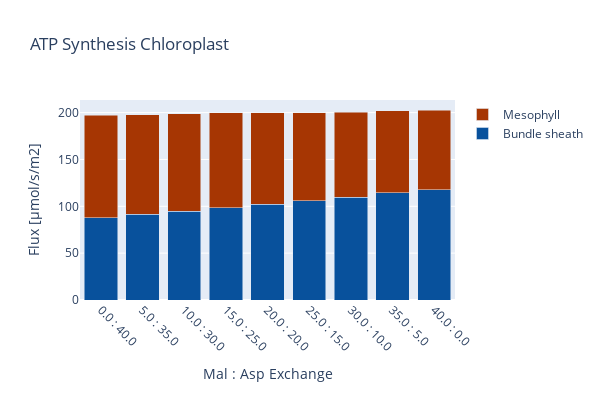

Notebook source saved alongside this figure:
### Code cell
create_bar_plot_met(D_fba, D_exp,
                    {'[M]_ATPase_h':'Mesophyll','[B]_ATPase_h': 'Bundle sheath'},'ATP_h',
                    'ATP Synthesis Chloroplast', xaxis_title, c3_model,
                    stacked = True, save_fig=save_fig)

### Figure 1 — Plotly figure (JSON) as saved in the notebook; plotly's stock layout.template omitted (floating-point values rounded to 4 significant figures)
{"data": [{"marker": {"color": "rgb(8,81,156)"}, "name": "Bundle sheath", "type": "bar", "x": ["0.0 : 40.0", "5.0 : 35.0", "10.0 : 30.0", "15.0 : 25.0", "20.0 : 20.0", "25.0 : 15.0", "30.0 : 10.0", "35.0 : 5.0", "40.0 : 0.0"], "y": [87.82, 91.36, 94.97, 98.58, 102.2, 105.7, 109.7, 114.6, 117.6]}, {"marker": {"color": "rgb(166,54,3)"}, "name": "Mesophyll", "type": "bar", "x": ["0.0 : 40.0", "5.0 : 35.0", "10.0 : 30.0", "15.0 : 25.0", "20.0 : 20.0", "25.0 : 15.0", "30.0 : 10.0", "35.0 : 5.0", "40.0 : 0.0"], "y": [109.2, 106.6, 104.1, 101.5, 97.92, 94.35, 90.79, 87.27, 85.23]}], "layout": {"barmode": "stack", "height": 400, "margin": {"b": 100}, "title": {"text": "ATP Synthesis Chloroplast"}, "width": 600, "xaxis": {"tickangle": 45, "title": {"text": "Mal : Asp Exchange"}}, "yaxis": {"autorange": true, "title": {"text": "Flux [µmol/s/m2]"}}}}
